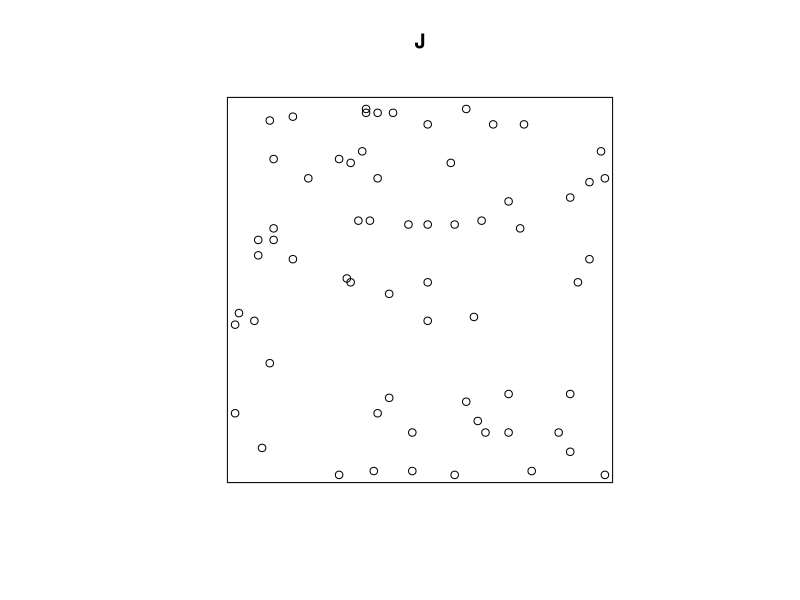
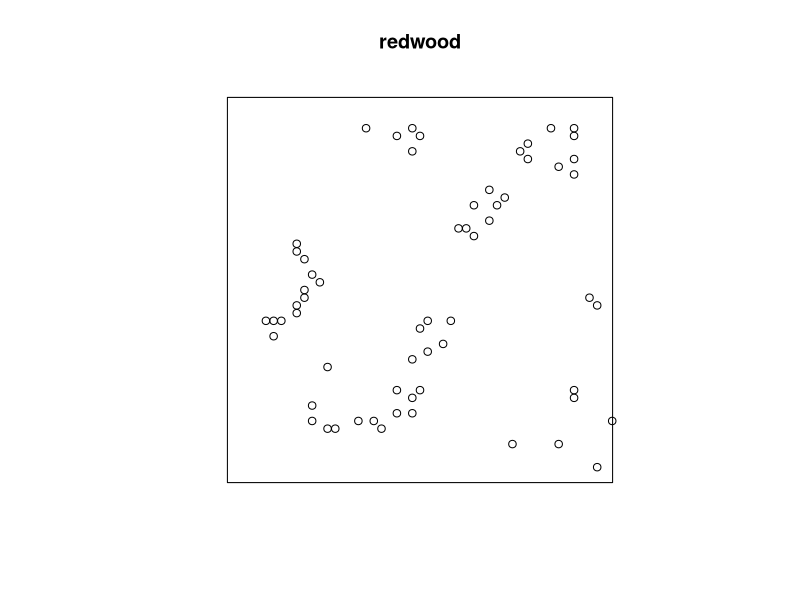
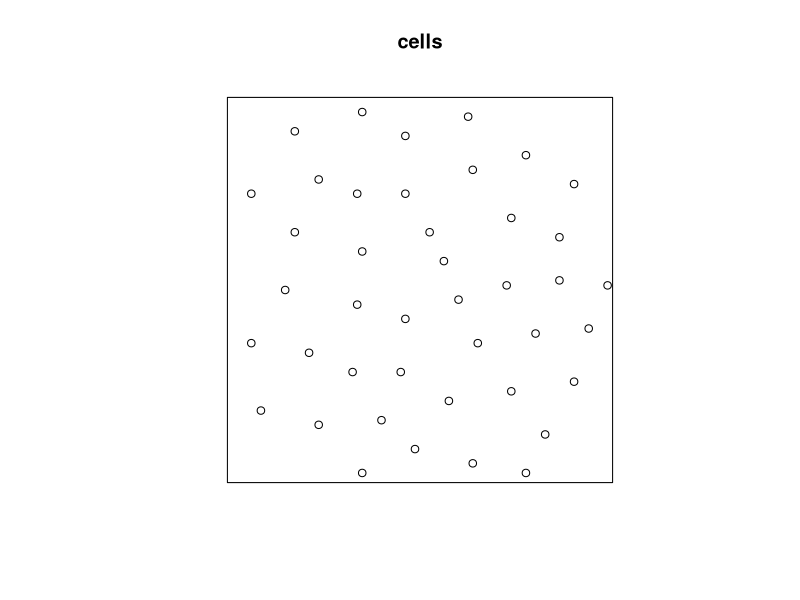
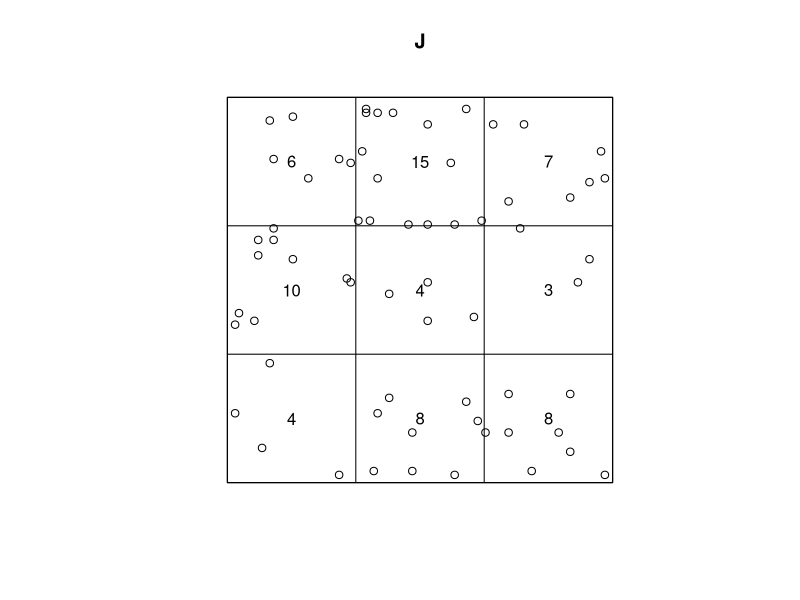
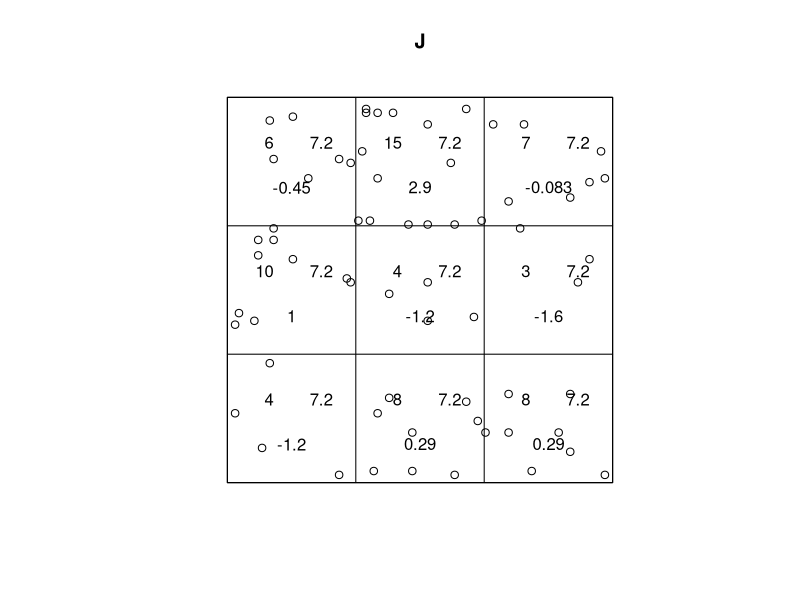
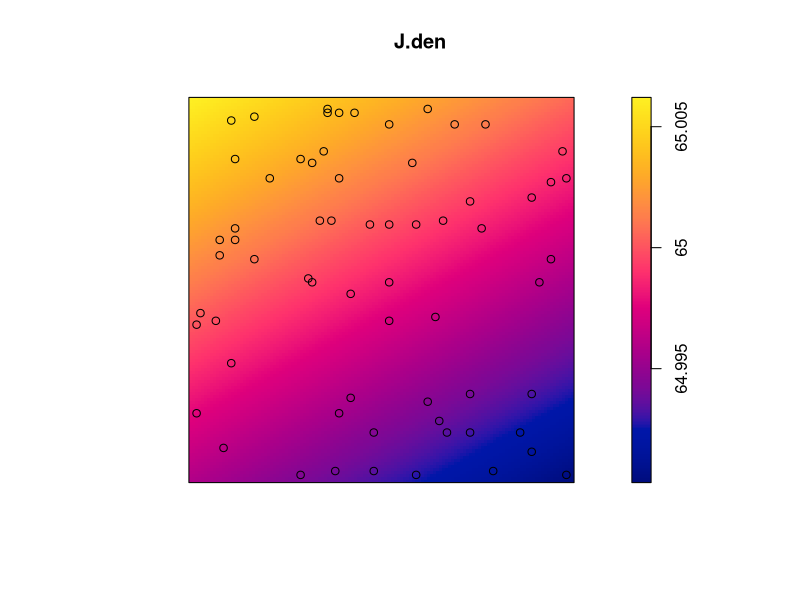
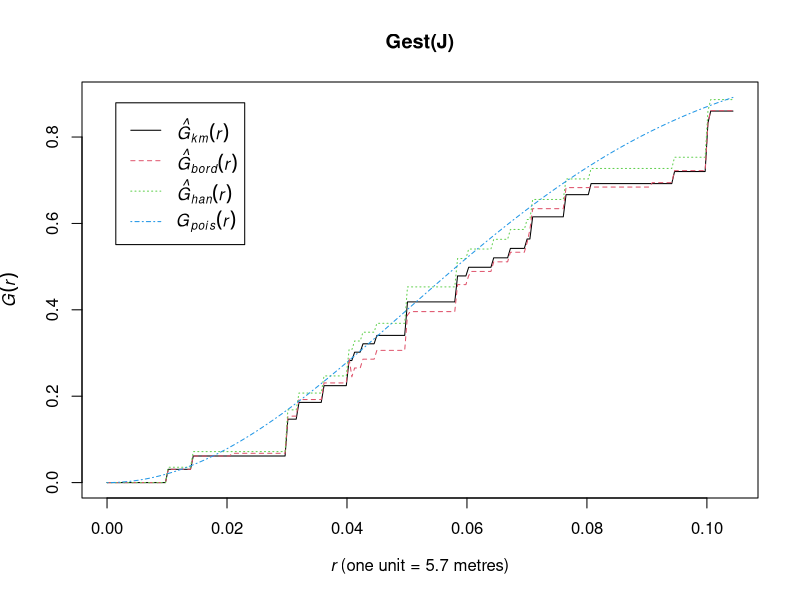
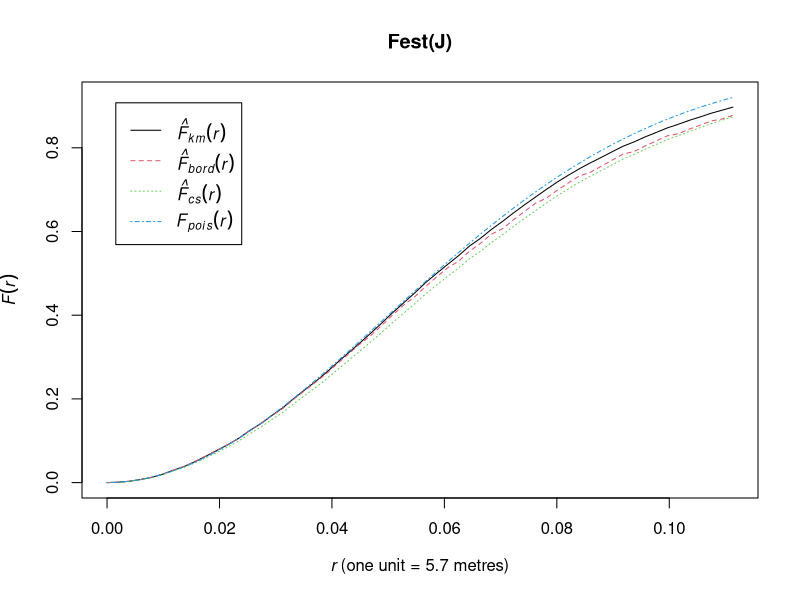

The R script that drew these images, in order:
library(spatstat)

data(japanesepines)
data(redwood)
data(cells)  

summary(japanesepines)  # data information 
J = japanesepines
plot(J)

plot(redwood)
plot(cells)

J.q = quadratcount(J, nx=3, ny=3)     # counts in 3x3 quadrat
J.q 
plot(J)
plot(J.q, add=TRUE)

J.qt  <- quadrat.test(J, nx=3, ny=3)    # index of dispersion test: X^2 
plot(J)
plot(J.qt, add=TRUE)

# Estimation of  the intensity (kernel estimator) 
J.den <- density(J, sigma=15)    # kernel smoothed estimate of intensity function
plot(J.den) 
plot(J, add=TRUE)

# Clark & Evans test 
# R: ratio of the observed mean nearest neighbour distance in the pattern to that 
# expected for a Poisson point process of the same intensity. 
# >1 suggests Regularity/ordering, while <1 suggests clustering CSR if close to 1
mean(nndist(J)) # Calculate average nearest-neighbour distance: Y_bar
clarkevans(J)
clarkevans.test(J) 

# G Function: Distance to the Nearest Event
plot(Gest(J))    # plot of empirical distribution of NND’s
plot(Fest(J))    # edf of point to nearest event distances
plot(Kest(J))    # edf of Ripley's K-function

r <- seq(0, sqrt(2)/6, by = 0.005)     #set up the distances to compute G function over # in Ghat(r)= #(Y_i <= r)/ N 
env.j <- envelope( as(J, "ppp"), fun = Gest, r = r, nrank = 2, nsim = 99)
env.red <- envelope( as(redwood, "ppp"), fun = Gest, r = r, nrank = 2, nsim = 99)
env.cells <- envelope( as(cells, "ppp"), fun = Gest, r = r, nrank = 2, nsim = 99)

par(mfrow=c(1,3))
plot(env.j)
plot(env.red)
plot(env.cells)  

#  F Function: Distance from a Point to the Nearest Event

s <- seq(0, sqrt(2)/6, by = 0.001)   # set up the distances for points (to nearest neighbors)
Fenv.j <- envelope( as(J, "ppp"), fun = Fest, r = s, nrank = 2, nsim = 99)
Fenv.red <- envelope( as(redwood, "ppp"), fun = Fest, r = s, nrank = 2, nsim = 99)
Fenv.cells <- envelope( as(cells, "ppp"), fun = Fest, r = s, nrank = 2, nsim = 99)

plot(Fenv.j)
plot(Fenv.red)
plot(Fenv.cells)

# The second-order intensity and Ripley's K-function

#The K-function measures the number of events found up to a given distance of any 
# particular event and the value of the K-function for an HPP is K(s) = pi s^2
Kenv.j <- envelope( as(J, "ppp"), fun = Kest, r = r, nrank = 2, nsim = 99)
Kenv.red <- envelope( as(redwood, "ppp"), fun = Kest, r = r, nrank = 2, nsim = 99)
Kenv.cells <- envelope( as(cells, "ppp"), fun = Kest, r = r, nrank = 2, nsim = 99) 

plot(Kenv.j)
plot(Kenv.red)
plot(Kenv.cells)
